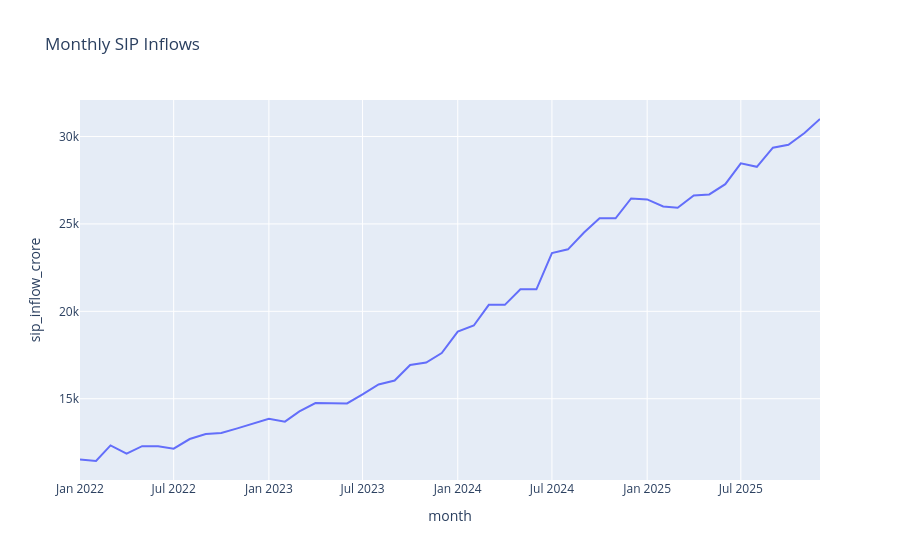

Notebook source saved alongside this figure:
### Markdown cell above
SIP Inflow Trend

### Code cell
sip["month"] = pd.to_datetime(
    sip["month"]
)

fig = px.line(
    sip,
    x="month",
    y="sip_inflow_crore",
    title="Monthly SIP Inflows"
)

fig.show()
